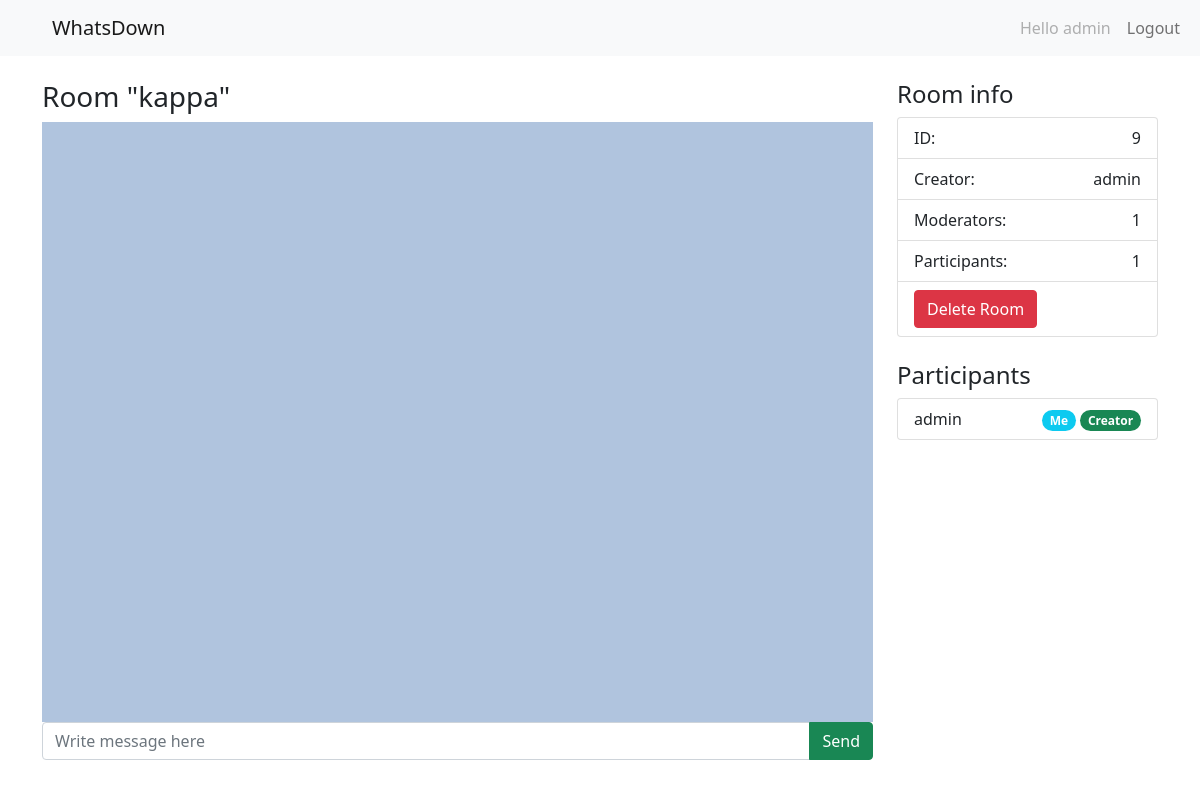
The page /chat/9/ (signed in) on the database its author committed.
### chat/models.py (models this page shows, shortened)
class Room(models.Model):
    name = models.CharField(max_length=50)
    creator =  models.ForeignKey(User, on_delete=models.CASCADE, related_name='rooms_created')
    participants = models.ManyToManyField(User, related_name='rooms_joined')
    moderators = models.ManyToManyField(User, related_name='rooms_moderated')
    password = models.CharField(max_length=50, default=None, blank=True, null=True)

### chat/views.py (the view)
# urls.py: path('chat/<int:room_id>/', views.chat_room, name="chat_room"),
def chat_room(request, room_id):
    context = {}
    room = Room.objects.get(id=room_id)
    allowed = request.user in room.participants.all()
    if allowed:
        messages = room.chat_logs.all()
        context['room'] = room
        context['messages'] = messages
        return render(request, 'chat/room.html', context)
    else:
        request.session['msg'] = "You do not have the permission to join the room"
        return redirect('chat:home')

### chat/templates/chat/room.html (shortened to what this page needs)
{% extends 'base.html' %}
{% load tz %}
{% block content %}
    <div class="row mt-4">
        <div class="col-lg-9">
            <h3>Room "{{ room.name }}"</h3>
            <div id="chat-container">
                <div id="chat">
                </div>
            </div>
            <div id="chat-input" class="input-group mb-3">
                <input type="text" class="form-control" placeholder="Write message here" id="chat-message-input">
                <button class="btn btn-success" type="button" id="chat-message-submit">Send</button>
            </div>
        </div>
        <div class="col-lg-3 mb-3">
            <section>
                <h4>Room info</h4>
                <ul class="list-group">
                    <li class="list-group-item d-flex justify-content-between align-items-center">
                        ID: <span>{{ room.id }}</span>
                    </li>
                    <li class="list-group-item d-flex justify-content-between align-items-center">
                        Creator: <span>{{ room.creator.username }}</span>
                    </li>
                    <li class="list-group-item d-flex justify-content-between align-items-center">
                        Moderators: <span>{{ room.moderators.all.count }}</span>
                    </li>
                    <li class="list-group-item d-flex justify-content-between align-items-center">
                        Participants: <span>{{ room.participants.all.count }}</span>
                    </li>
                    {% if room.creator == request.user %}
                        <li class="list-group-item">
                            <form action="{% url 'chat:delete_room' room.id %}" method="post">
                                <button class="btn btn-danger" type="submit">Delete Room</button>
                            </form>
                        </li>
                    {% endif %}
                </ul>
            </section>
            <section class="mt-4">
                <h4>Participants</h4>
                <ul class="list-group">
                    {% for user in room.participants.all %}
                        <li class="list-group-item d-flex justify-content-between align-items-center">
                            {{ user.username }}
                            <span class="badges">
                                {% if request.user == room.creator %}
                                    {% if user == request.user %}
                                        <div class="badge bg-info rounded-pill">Me</div>
                                        <div class="badge bg-success rounded-pill">Creator</div>
                                    {% endif %}
                                {% endif %}
                            </span>
                        </li>
                    {% empty %}
                        <li class="list-group-item">You have not joined any room yet</li>
                    {% endfor %}
                </ul>
            </section>
        </div>
    </div>
{% endblock %}

### chat/templates/base.html (shortened to what this page needs)
{% load static %}
<!DOCTYPE html>
<html lang="en">
<head>
    <link rel="stylesheet" href="{% static 'css/main.css' %}">
    <link href="https://cdn.jsdelivr.net/npm/bootstrap@5.0.0-beta1/dist/css/bootstrap.min.css" rel="stylesheet">
</head>
<body>
    <nav class="navbar navbar-expand-lg navbar-light bg-light">
        <div class="container-fluid">
            <a class="navbar-brand" href="{% url 'chat:home' %}">WhatsDown</a>
            <div class="collapse navbar-collapse" id="navbarSupportedContent">
                <ul class="navbar-nav ms-auto mb-2 mb-lg-0">
                    {% if user.is_authenticated %}
                        <li class="nav-item"><span class='nav-link disabled'>Hello {{ user.username }}</span></li>
                        <li class="nav-item"><a class='nav-link' href="{% url 'chat:logout' %}">Logout</a></li>
                    {% else %}
                        <li class="nav-item"><a class='nav-link' href="{% url 'chat:login' %}" class='nav-log'>Login</a></li>
                    {% endif %}
                </ul>
            </div>
        </div>
    </nav>
    <div class="container-sm">
        {% block content %}
        {% endblock %}
    </div>
</body>
</html>

### chat/static/css/main.css (style rules this page uses)
#chat-container { position: relative; height: 75vh; }
#chat { top: 0px; bottom: 0px; position: absolute; width: 100%; overflow-y: scroll; background: lightsteelblue; padding-bottom: 10px; }
.navbar-brand { margin: auto auto auto 2em; }

### rows shown on the page
Room: name "kappa", id "9", creator.username "admin", moderators.all.count "1", participants.all.count "1"

### other values the page prints
{{ user.username }} "admin"
